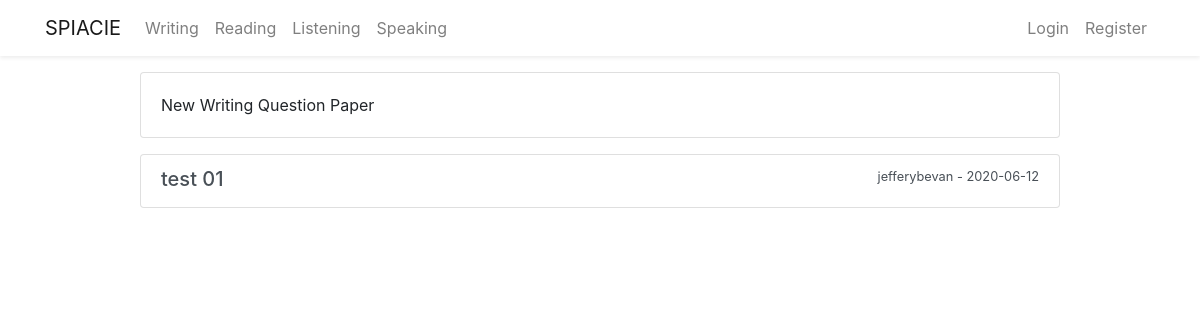
The page /writing on the database as committed earlier.
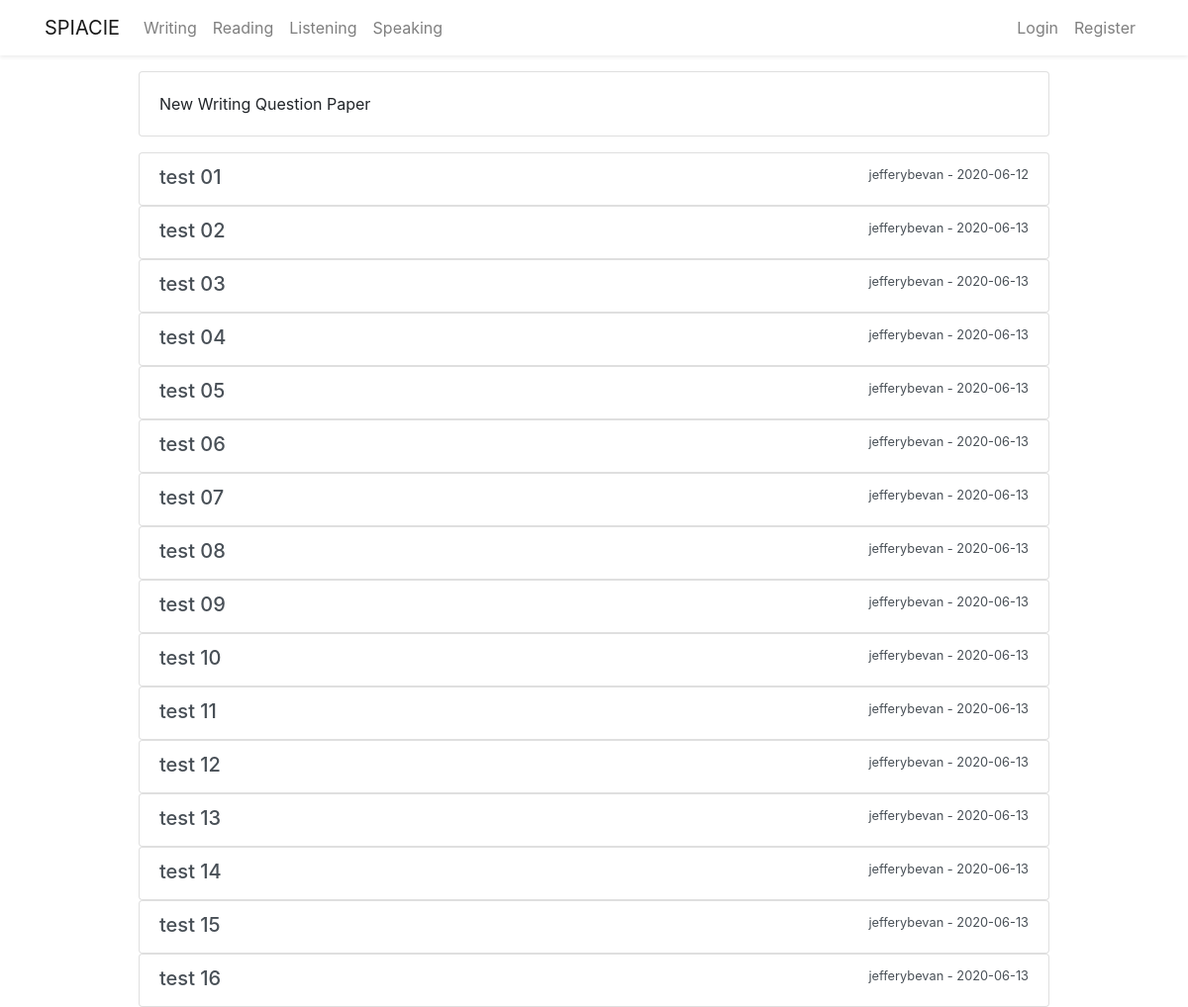
The same page on the database as committed later.
### flaskblog/models.py (models this page shows, shortened)
class Writingpaper(db.Model):
    id = db.Column(db.Integer, primary_key=True)
    title = db.Column(db.String(300), unique=True, nullable=False)
    task01 = db.Column(db.String(600), nullable=False)
    task01_img = db.Column(db.String(20), nullable=True)
    task02 = db.Column(db.String(600), nullable=False)
    task02_img = db.Column(db.String(20), nullable=True)
    date_posted = db.Column(db.DateTime, nullable=False,
                            default=datetime.utcnow)
    user_id = db.Column(db.Integer, db.ForeignKey('user.id'), nullable=False)
    answer = db.relationship(
        'Writingpaperanswer', backref='candidate', lazy=True)

class User(db.Model,  UserMixin):
    id = db.Column(db.Integer, primary_key=True)
    firstname = db.Column(db.String(20), nullable=False)
    lastname = db.Column(db.String(20), nullable=False)
    username = db.Column(db.String(20), unique=True, nullable=False)
    email = db.Column(db.String(20), unique=True, nullable=False)
    password = db.Column(db.String(20), nullable=False)
    image_file = db.Column(db.String(20), nullable=False,
                           default='default.jpg')
    post = db.relationship('Post', backref='author', lazy=True)
    questionpaper = db.relationship(
        'Questionpaper', backref='creator', lazy=True)
    writingpaper = db.relationship(
        'Writingpaper', backref='wcreator', lazy=True)
    writinganswer = db.relationship(
        'Writingpaperanswer', backref='wcandidate', lazy=True)

### flaskblog/routes.py (the view)
@app.route("/writing")
def writing():
    writingpapers = Writingpaper.query.all()
    return render_template('writing.html', writingpapers=writingpapers)

### flaskblog/templates/writing.html (shortened to what this page needs)
{% extends 'layout.html' %} {% block content %}
<div class="row justify-content-center mt-3">
  <div class="col-md-10">
    <div class="card mb-3">
      <div class="card-body">
        New Writing Question Paper
      </div>
    </div>
    {% for writingpaper in writingpapers %}
    <div class="list-group">
      <a
        href="{{ url_for('show_writing', writing_id= writingpaper.id )}}"
        class="list-group-item list-group-item-action"
      >
        <div class="d-flex w-100 justify-content-between">
          <h5 class="mb-1">{{ writingpaper.title }}</h5>
          <small
            >{{ writingpaper.wcreator.username }} - {{
            writingpaper.date_posted.strftime('%Y-%m-%d') }}</small
          >
        </div>
      </a>
    </div>
    {% endfor %}
  </div>
</div>
{% endblock content %}

### flaskblog/templates/layout.html (shortened to what this page needs)
<!DOCTYPE html>
<html lang="en">
  <head>
    <link
      rel="stylesheet"
      href="https://stackpath.bootstrapcdn.com/bootstrap/4.5.0/css/bootstrap.min.css"
    />
  </head>
  <body>
    {% include 'includes/_navbar.html' %}
    <div class="container mt-3">
       {% block content %} {% endblock
      content%}
    </div>
  </body>
</html>

### flaskblog/templates/includes/_navbar.html (shortened to what this page needs)
<nav class="navbar navbar-expand-md navbar-light bg-white shadow-sm">
  <div class="container">
    <a class="navbar-brand" href="/">SPIACIE</a>
    <div class="collapse navbar-collapse" id="navbarSupportedContent">
      <ul class="navbar-nav mr-auto">
        <li class="nav-item">
          <a class="nav-link" href="/writing">Writing</a>
        </li>
        <li class="nav-item">
          <a class="nav-link" href="/reading">Reading</a>
        </li>
        <li class="nav-item">
          <a class="nav-link" href="/listening">Listening</a>
        </li>
        <li class="nav-item">
          <a class="nav-link" href="/speaking">Speaking</a>
        </li>
      </ul>
      <ul class="navbar-nav ml-auto">
        {% if current_user.is_authenticated %}
        <li class="nav-item">
          <a class="nav-link" href="/post/new">New Post</a>
        </li>
        <li class="nav-item">
          <a class="nav-link" href="/account">Account</a>
        </li>
        <li class="nav-item">
          <a class="nav-link" href="/logout">Logout</a>
        </li>
        {% else %}
        <li class="nav-item">
          <a class="nav-link" href="/login">Login</a>
        </li>
        <li class="nav-item">
          <a class="nav-link" href="/register">Register</a>
        </li>
        {% endif %}
      </ul>
    </div>
  </div>
</nav>

Rows that differ between the two databases and show on the page:
added Writingpaper: title "test 02", wcreator.username "jefferybevan", date_posted "2020-06-13"
added Writingpaper: title "test 03", wcreator.username "jefferybevan", date_posted "2020-06-13"
added Writingpaper: title "test 04", wcreator.username "jefferybevan", date_posted "2020-06-13"
added Writingpaper: title "test 05", wcreator.username "jefferybevan", date_posted "2020-06-13"
added Writingpaper: title "test 06", wcreator.username "jefferybevan", date_posted "2020-06-13"
added Writingpaper: title "test 07", wcreator.username "jefferybevan", date_posted "2020-06-13"
added Writingpaper: title "test 08", wcreator.username "jefferybevan", date_posted "2020-06-13"
added Writingpaper: title "test 09", wcreator.username "jefferybevan", date_posted "2020-06-13"
added Writingpaper: title "test 10", wcreator.username "jefferybevan", date_posted "2020-06-13"
added Writingpaper: title "test 11", wcreator.username "jefferybevan", date_posted "2020-06-13"
added Writingpaper: title "test 12", wcreator.username "jefferybevan", date_posted "2020-06-13"
added Writingpaper: title "test 13", wcreator.username "jefferybevan", date_posted "2020-06-13"
added Writingpaper: title "test 14", wcreator.username "jefferybevan", date_posted "2020-06-13"
added Writingpaper: title "test 15", wcreator.username "jefferybevan", date_posted "2020-06-13"
added Writingpaper: title "test 16", wcreator.username "jefferybevan", date_posted "2020-06-13"
